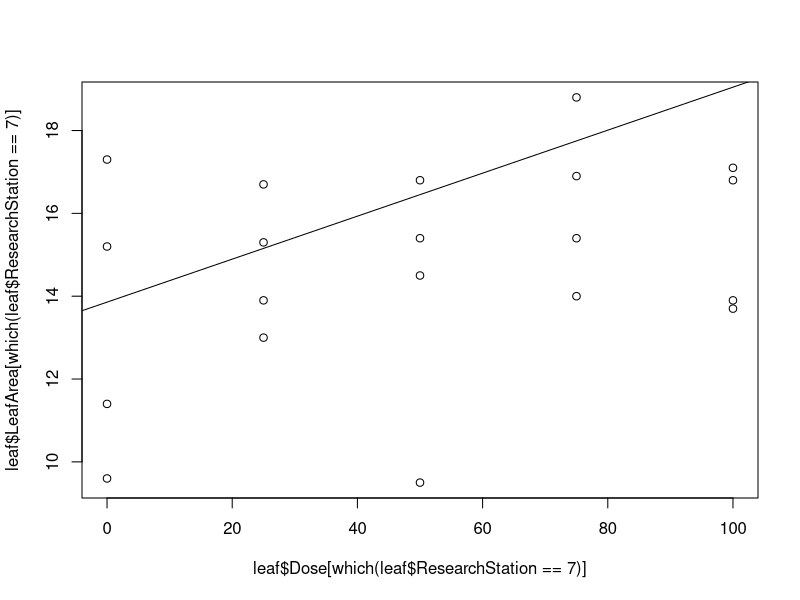
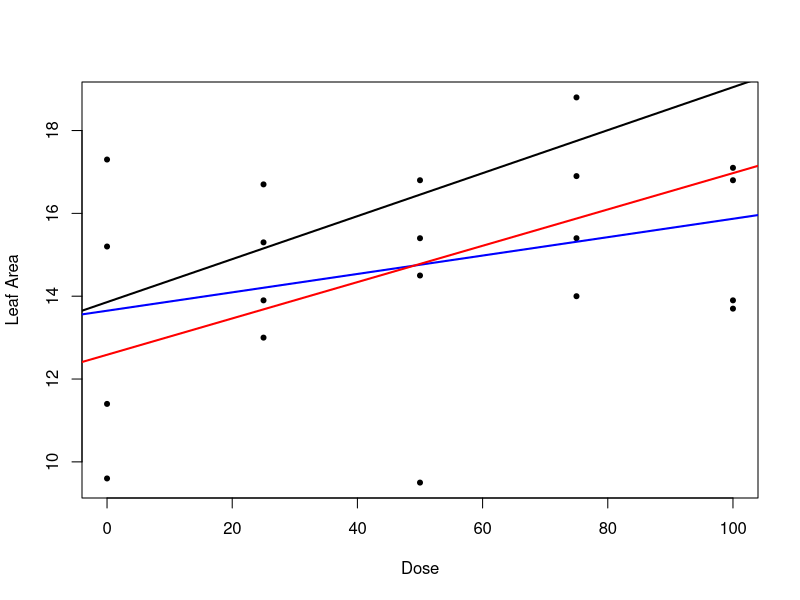

Reproduce these figures in R, in order. (Note: this script raises an error after producing the figures.)
library(MASS)
library(nlme)
library(lme4)
#########
#1)
##a) and ##b)
leaf<- read.table(file="LeafArea.txt",header=T)
leaf$ResearchStation <- factor(leaf$ResearchStation)
mod1 <- lmer(LeafArea ~ Dose + (1 + Dose | ResearchStation), data = leaf)
mod1
sige <- sigma(mod1)^2
Sigmab <- matrix(c(3.238626^2, .06*3.238626*.007499, .06*3.238626*.007499, .007499^2), nrow = 2, ncol = 2)
sige
Sigmab
##c)
#get our regression coefficients using the model
b <- fixef(mod1)[1]
a <- fixef(mod1)[2]
c(a,b)
#plot data and the line together
plot(y=leaf$LeafArea[which(leaf$ResearchStation==7)], x = leaf$Dose[which(leaf$ResearchStation==7)]) +
  abline(coef = c(b,a))

##d)
B1b17 <- fixef(mod1)[1] + ranef(mod1)$ResearchStation[7,1]
B2b27 <- fixef(mod1)[2] + ranef(mod1)$ResearchStation[7,2]
c(B1b17,B2b27)

##e)
station7 <- leaf[leaf$ResearchStation==7,]
mod7 <- lm(LeafArea ~ Dose, data=station7)
mod7

##f)
plot(y=leaf$LeafArea[which(leaf$ResearchStation==7)], x = leaf$Dose[which(leaf$ResearchStation==7)], pch = 20,
     ylab = "Leaf Area" , xlab = "Dose") +
  abline(coef = c(b,a), lwd = 2)  +
  abline(reg= mod7, col ="Blue", lwd = 2) +
  abline(coef = c(B1b17,B2b27), col = "Red", lwd = 2)

##g)
#fit a reduced model where B2 = 0
mod0 <- lmer(LeafArea ~ 1 + (1 + Dose | ResearchStation), data = leaf)
#Calculate the Likelihood ratio statistic for reduced vs. full model
lrs <- -2*(logLik(mod0) - logLik(mod1))
lrs

##h)
AIC(mod1)
-2*logLik(mod1) + 2*(6)

##i)
#fit model with only a random effect on the intercept
modi <- lmer(LeafArea ~ Dose + (1 | ResearchStation), data = leaf)
AIC(modi)
-2*logLik(modi) + 2*4

##j)
#without random effects for intercept or slope, it's just a simple linear regression
modj <- lm(LeafArea ~ Dose, data = leaf)
AIC(modj)
-2*logLik(modj) + 2*3

##k)
anova(modi,modj,mod1)
#model from i is preferred with the smallest AIC

##################
#3)
donner <- read.table(file="Donner.txt", header=T)
View(donner)
mod3 <- glm(status~sex + age, family = binomial(link=logit), data= donner)
summary(mod3)
confint(mod3)
mod3a <- glm(status~sex, family = binomial(link=logit), data= donner)
mod3b <- glm(status~age, family = binomial(link=logit), data= donner)
mod3c <- glm(status~age + sex + age*sex, family = binomial(link=logit), data= donner)
anova(mod3, mod3a, test = "Chisq")
anova(mod3, mod3b, test = "Chisq")

exp(coef(mod3))
exp(confint(mod3))

x <- min(donner$age):max(donner$age)
plot(x,1/(1+exp(-(coef(mod3)[1]+coef(mod3)[3]*x))),ylim=c(0,1),
     type="l",col=4,lwd=2,xlab="Age",
     ylab="Estimated Probability of Survival", cex.lab=1.3)
lines(x,1/(1+exp(-(coef(mod3)[1]+coef(mod3)[3]*x + coef(mod3)[2]))),col=2,lwd=2)
legend("topleft", legend=c("Females","Males"),
       col=c(4,2),lwd=2)
